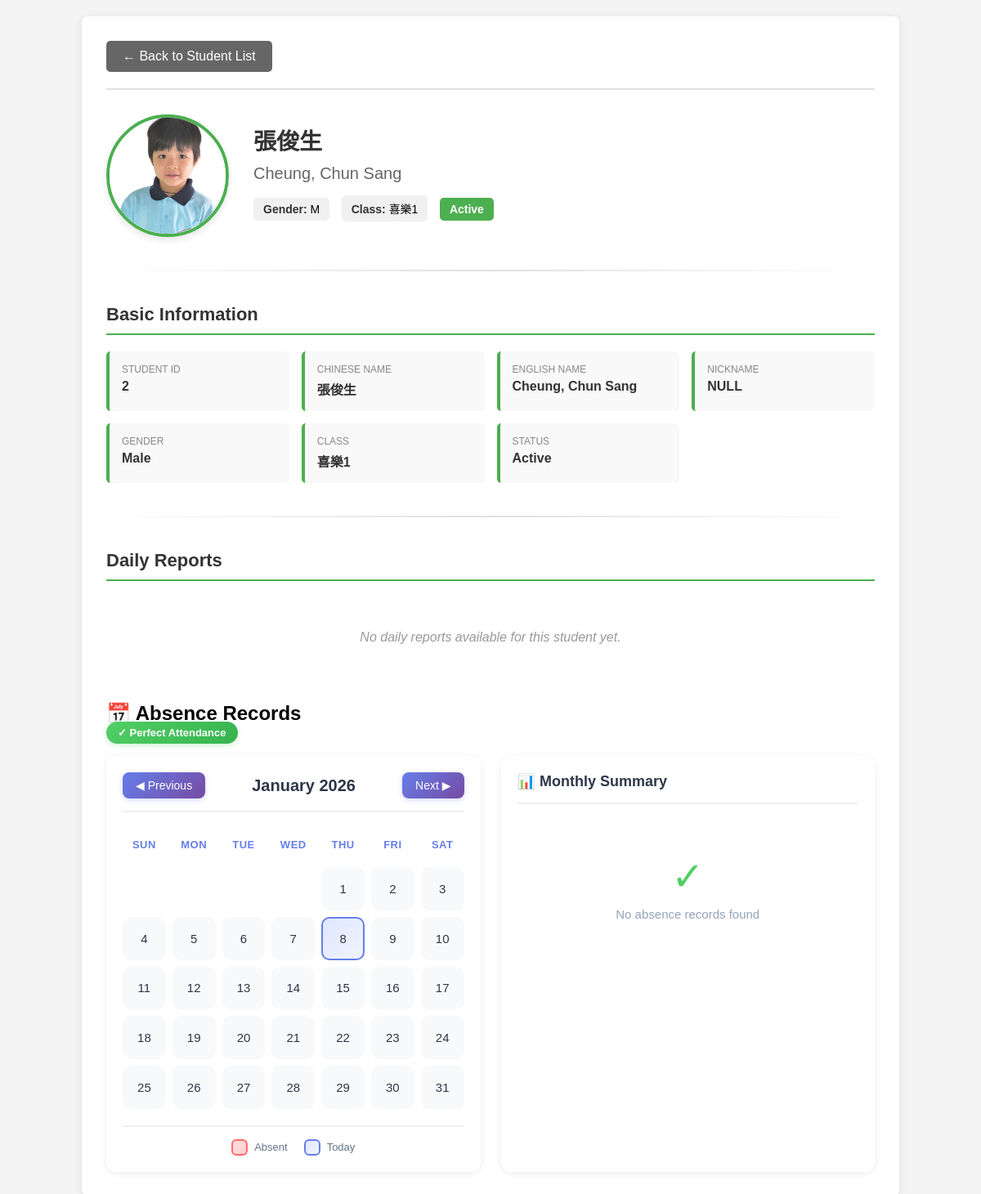
The app's page /student_details.php?id=2 with its own data.
### tables this page shows
CREATE TABLE IF NOT EXISTS `students` (
  `id` int(11) NOT NULL AUTO_INCREMENT,
  `name_chi` varchar(100) NOT NULL COMMENT 'Chinese Name',
  `name_eng` varchar(100) NOT NULL COMMENT 'English Name',
  `nickname` varchar(50) DEFAULT NULL,
  `short_name` varchar(50) DEFAULT NULL COMMENT 'Short name or symbol',
  `gender` enum('M','F') NOT NULL,
  `class` varchar(50) DEFAULT NULL COMMENT 'Class/Group',
  `status` enum('Active','Inactive','Graduated') DEFAULT 'Active',
  `image_path` varchar(255) DEFAULT NULL COMMENT 'Path to student image',
  PRIMARY KEY (`id`)
);

### db/students.php (called while the page is built, shortened)
<?php
require_once __DIR__ . '/connection.php';
class Students {
    private $conn;
    public function __construct() {
        $this->conn = getDB();
    }
    public function getById($id) {
        $id = (int)$id;
        $sql = "SELECT * FROM students WHERE id = $id";
        $result = $this->conn->query($sql);
        if ($result && $result->num_rows > 0) {
            return $result->fetch_assoc();
        }
        return null;
    }
}
?>

### db/connection.php (called while the page is built, shortened)
<?php
class Database {
    private static $instance = null;
    private $conn;
    private function __construct() {
        try {
            $this->conn = new mysqli(DB_HOST, DB_USER, DB_PASS, DB_NAME, DB_PORT);
            $this->conn->set_charset(DB_CHARSET);
        } catch (Exception $e) {
            die("Database connection error: " . $e->getMessage());
        }
    }
    public static function getInstance() {
        if (self::$instance === null) {
            self::$instance = new Database();
        }
        return self::$instance;
    }
    public function getConnection() {
        return $this->conn;
    }
}
function getDB() {
    return Database::getInstance()->getConnection();
}
?>

### student_details.php (the view, shortened to what this page needs)
<?php
require_once 'db/students.php';
require_once 'db/connection.php';
$studentId = isset($_GET['id']) ? intval($_GET['id']) : 0;
$studentsObj = new Students();
$student = $studentsObj->getById($studentId);
$sections = [
    'basic_info' => true,
    'daily_reports' => true,
    'absences' => true,
];
?>
<!DOCTYPE html>
<html lang="en">
<head>
</head>
<body>
    <div class="container">
        <div class="header">
            <a href="students_list.php" class="back-btn">← Back to Student List</a>
        </div>
        <div class="student-header">
            <?php if (!empty($student['image_path']) && file_exists($student['image_path'])): ?>
                <img src="<?php echo htmlspecialchars($student['image_path']); ?>"
                     alt="<?php echo htmlspecialchars($student['name_chi']); ?>"
                     class="student-photo">
            <?php else: ?>
                <div class="no-photo">No Photo</div>
            <?php endif; ?>
            <div class="student-info-header">
                <h1 class="student-name"><?php echo htmlspecialchars($student['name_chi']); ?></h1>
                <p class="student-name-eng"><?php echo htmlspecialchars($student['name_eng']); ?></p>
                <div>
                    <span class="info-badge"><strong>Gender:</strong> <?php echo htmlspecialchars($student['gender']); ?></span>
                    <span class="info-badge"><strong>Class:</strong> <?php echo htmlspecialchars($student['class'] ?? 'N/A'); ?></span>
                    <span class="status-badge <?php echo strtolower($student['status']); ?>">
                        <?php echo htmlspecialchars($student['status']); ?>
                    </span>
                </div>
            </div>
        </div>
        <div class="section-divider"></div>
        <?php
        if ($sections['basic_info']):
            include 'sections/student_basic_info.php';
        endif;
        if ($sections['daily_reports']):
            include 'sections/student_daily_reports.php';
        endif;
        if ($sections['absences']):
            echo '<div id="absences">';
            include 'sections/student_absences.php';
            echo '</div>';
        endif;
        ?>
    </div>
</body>
</html>

### sections/student_basic_info.php
<div class="section">
    <h2 class="section-title">Basic Information</h2>
    <div class="info-grid">
        <div class="info-item">
            <div class="info-label">Student ID</div>
            <div class="info-value"><?php echo htmlspecialchars($student['id']); ?></div>
        </div>
        <div class="info-item">
            <div class="info-label">Chinese Name</div>
            <div class="info-value"><?php echo htmlspecialchars($student['name_chi']); ?></div>
        </div>
        <div class="info-item">
            <div class="info-label">English Name</div>
            <div class="info-value"><?php echo htmlspecialchars($student['name_eng']); ?></div>
        </div>
        <div class="info-item">
            <div class="info-label">Nickname</div>
            <div class="info-value"><?php echo htmlspecialchars($student['nickname'] ?? 'N/A'); ?></div>
        </div>
        <div class="info-item">
            <div class="info-label">Gender</div>
            <div class="info-value"><?php echo $student['gender'] === 'M' ? 'Male' : 'Female'; ?></div>
        </div>
        <div class="info-item">
            <div class="info-label">Class</div>
            <div class="info-value"><?php echo htmlspecialchars($student['class'] ?? 'N/A'); ?></div>
        </div>
        <div class="info-item">
            <div class="info-label">Status</div>
            <div class="info-value"><?php echo htmlspecialchars($student['status']); ?></div>
        </div>
    </div>
</div>
<div class="section-divider"></div>

### student_details.php (style rules this page uses)
* { margin: 0; padding: 0; box-sizing: border-box; }
body { font-family: Arial, sans-serif; background-color: #f4f4f4; padding: 20px; }
.container { max-width: 1000px; margin: 0 auto; background: white; padding: 30px; border-radius: 8px; box-shadow: 0 2px 10px rgba(0,0,0,0.1); }
.header { display: flex; justify-content: space-between; align-items: center; margin-bottom: 30px; padding-bottom: 20px; border-bottom: 2px solid #e0e0e0; }
.back-btn { display: inline-block; padding: 10px 20px; background-color: #666; color: white; text-decoration: none; border-radius: 5px; transition: background-color 0.3s; }
.student-header { display: flex; align-items: center; gap: 30px; margin-bottom: 30px; }
.student-photo { width: 150px; height: 150px; object-fit: cover; border-radius: 50%; border: 4px solid #4CAF50; box-shadow: 0 4px 8px rgba(0,0,0,0.1); }
.student-info-header { flex: 1; }
.student-name { font-size: 28px; color: #333; margin-bottom: 10px; }
.student-name-eng { font-size: 20px; color: #666; margin-bottom: 15px; }
.info-badge { display: inline-block; padding: 6px 12px; margin-right: 10px; margin-bottom: 8px; background-color: #f0f0f0; border-radius: 5px; font-size: 14px; }
.info-badge strong { color: #333; }
.status-badge { display: inline-block; padding: 6px 12px; border-radius: 5px; font-size: 14px; font-weight: bold; }
.status-badge.active { background-color: #4CAF50; color: white; }
.section { margin-bottom: 30px; }
.section-title { font-size: 22px; color: #333; margin-bottom: 20px; padding-bottom: 10px; border-bottom: 2px solid #4CAF50; }
.info-grid { display: grid; grid-template-columns: repeat(auto-fit, minmax(200px, 1fr)); gap: 15px; margin-bottom: 20px; }
.info-item { padding: 15px; background-color: #f9f9f9; border-radius: 5px; border-left: 4px solid #4CAF50; }
.info-label { font-size: 12px; color: #888; text-transform: uppercase; margin-bottom: 5px; }
.info-value { font-size: 16px; color: #333; font-weight: bold; }
.section-divider { height: 2px; background: linear-gradient(to right, transparent, #e0e0e0, transparent); margin: 40px 0; }

### records on screen
students: image_path (picture), name_chi "張俊生", name_eng "Cheung, Chun Sang", gender "M", class "喜樂1", status "Active", id "2", nickname "NULL"

### other values on screen
$monthName "January 2026"
